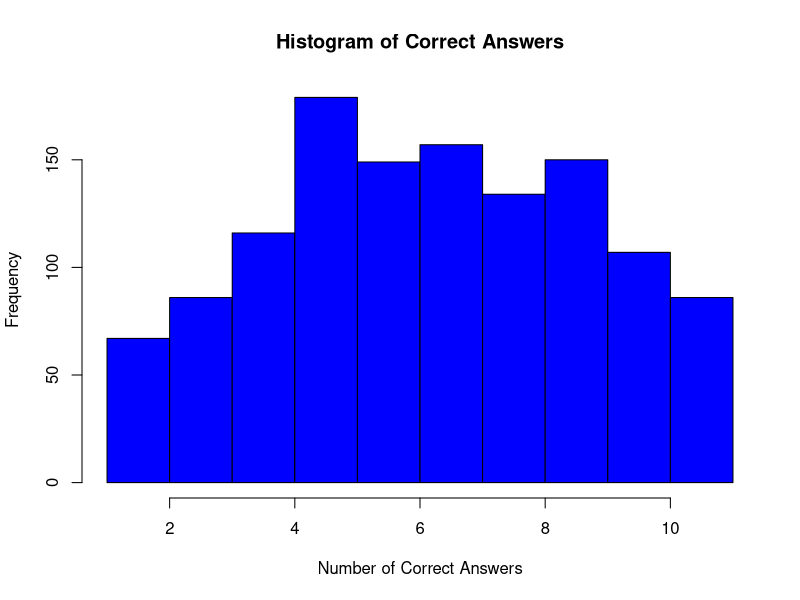
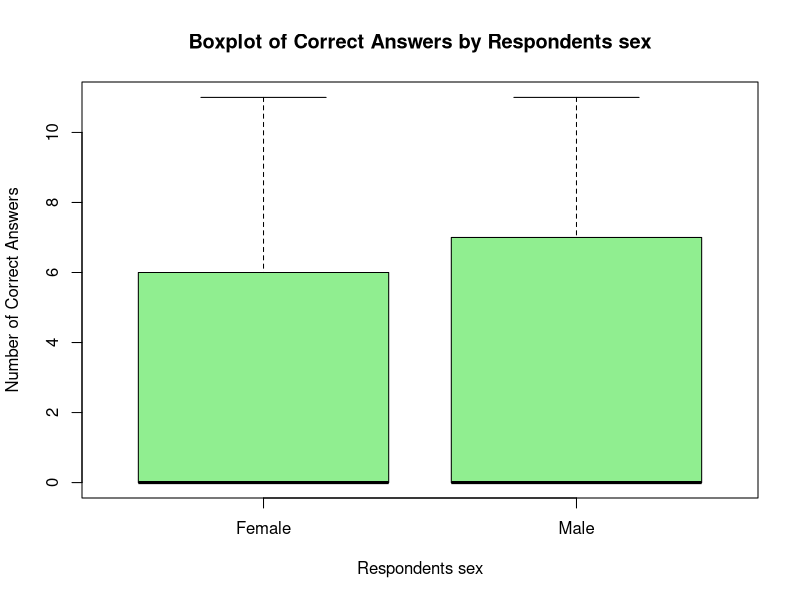
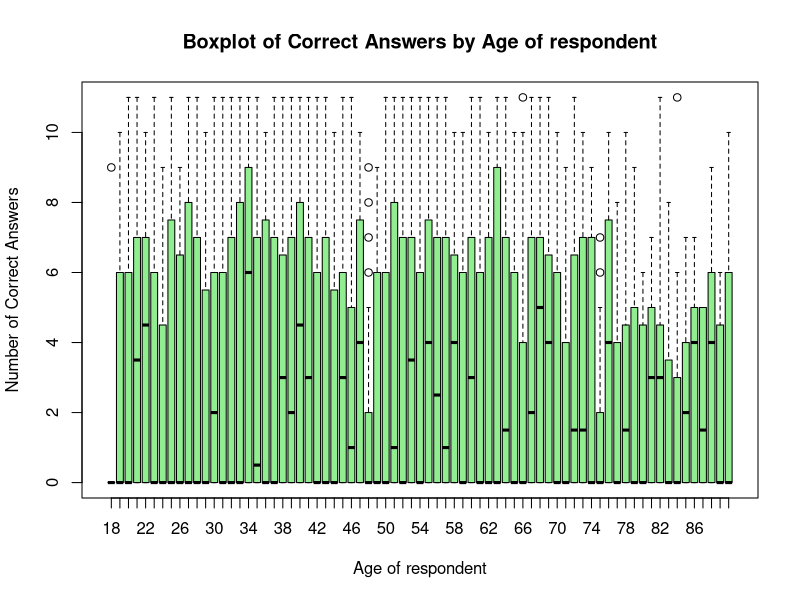
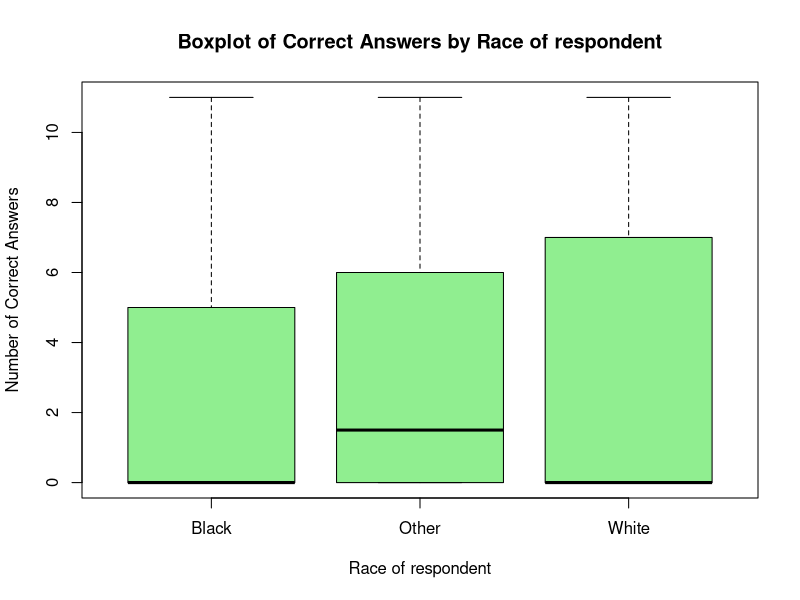
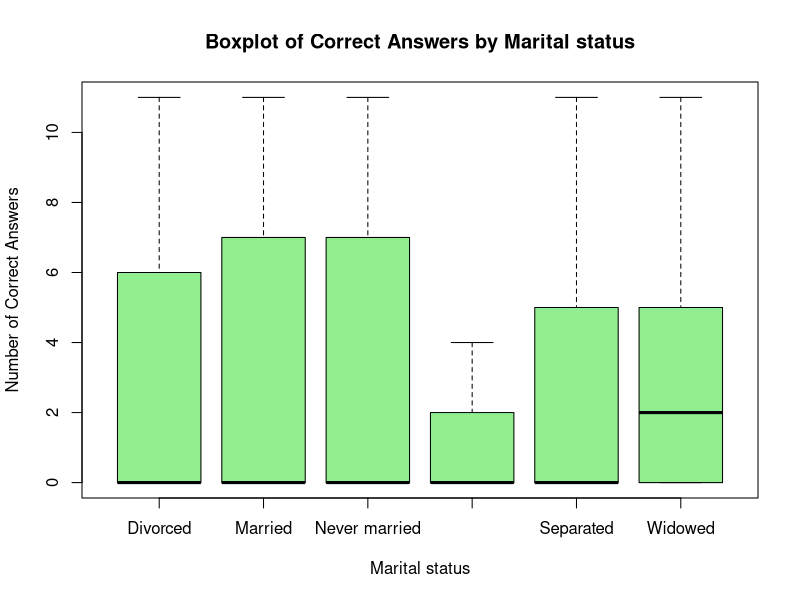
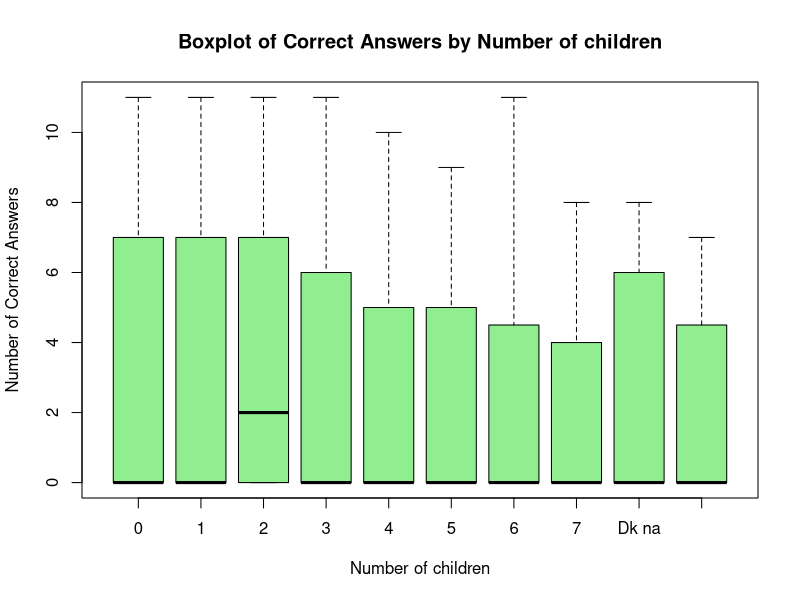
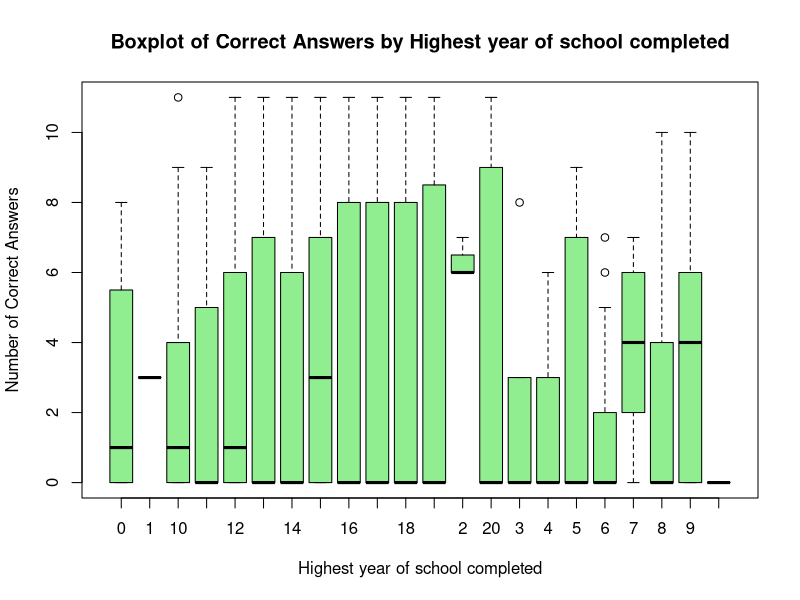
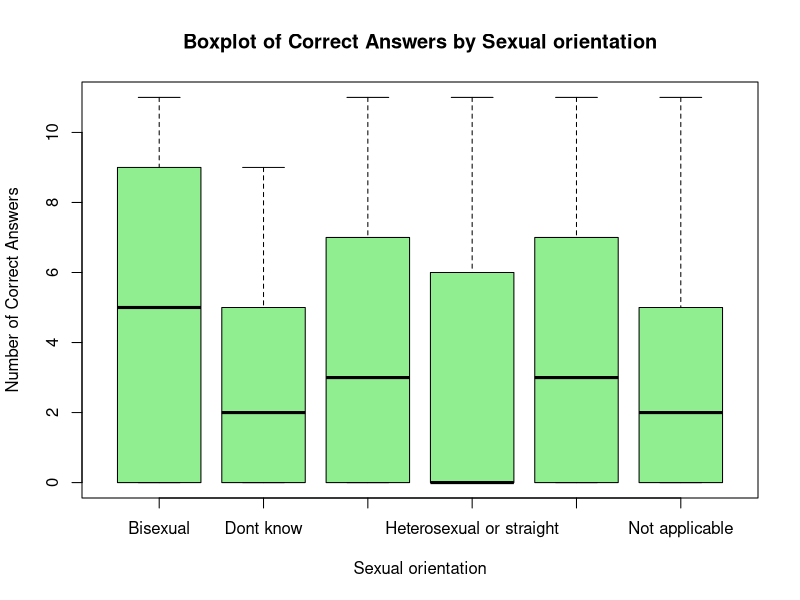

These charts were generated, in order, by the following R code:
## ---- chunk 1
library(readxl)
library(stats)
## ---- chunk 2
data <- read_excel("GSS_1972_2014.xlsx")
## ---- chunk 3
colnames(data)
## ---- chunk 4
correct_answers <- c("True", "False", "True", "False", "True",
                     "False", "True", "True", "True",
                     "Earth around sun", "One year")
## ---- chunk 5
data_2014 <- data[data$"Gss year for this respondent" == 2014, ]

data_2014
## ---- chunk 6
science_questions <- colnames(data_2014)[c(42:52)]

science_questions
## ---- chunk 7
data_2014$correct_answers <- NA


for (i in seq_len(nrow(data_2014))) {
  data_2014$correct_answers[i] <-
    sum(data_2014[i, science_questions] == correct_answers)
}

data_2014$correct_answers
## ---- chunk 8
data_2014_non_zero <- subset(data_2014, correct_answers > 0)

hist(data_2014_non_zero$correct_answers,
     main = "Histogram of Correct Answers",
     xlab = "Number of Correct Answers",
     ylab = "Frequency",
     col = "blue")
## ---- chunk 9

demographic_variables <- c("Respondents sex",
                           "Age of respondent",
                           "Race of respondent",
                           "Marital status",
                           "Number of children",
                           "Highest year of school completed",
                           "Sexual orientation",
                           "Respondents income",
                           "Does r own or rent home?")

significant_variables <- c()

for (var in demographic_variables) {
  anova_result <- aov(correct_answers ~ data_2014[[var]], data = data_2014)

  print(paste("ANOVA for", var))

  print(summary(anova_result))

  boxplot(data_2014$correct_answers ~ data_2014[[var]], main=paste("Boxplot of Correct Answers by", var), xlab=var, ylab="Number of Correct Answers", col="lightgreen")

  if (summary(anova_result)[[1]][["Pr(>F)"]][1] < 0.05) {

    significant_variables <- c(significant_variables, var)
  }
}
## ---- chunk 10

for (var in significant_variables) {
  anova_result <- aov(correct_answers ~ data_2014[[var]], data = data_2014)

  posthoc_result <- TukeyHSD(anova_result)

  print(paste("Post-Hoc Test for", var))

  print(posthoc_result)
}
